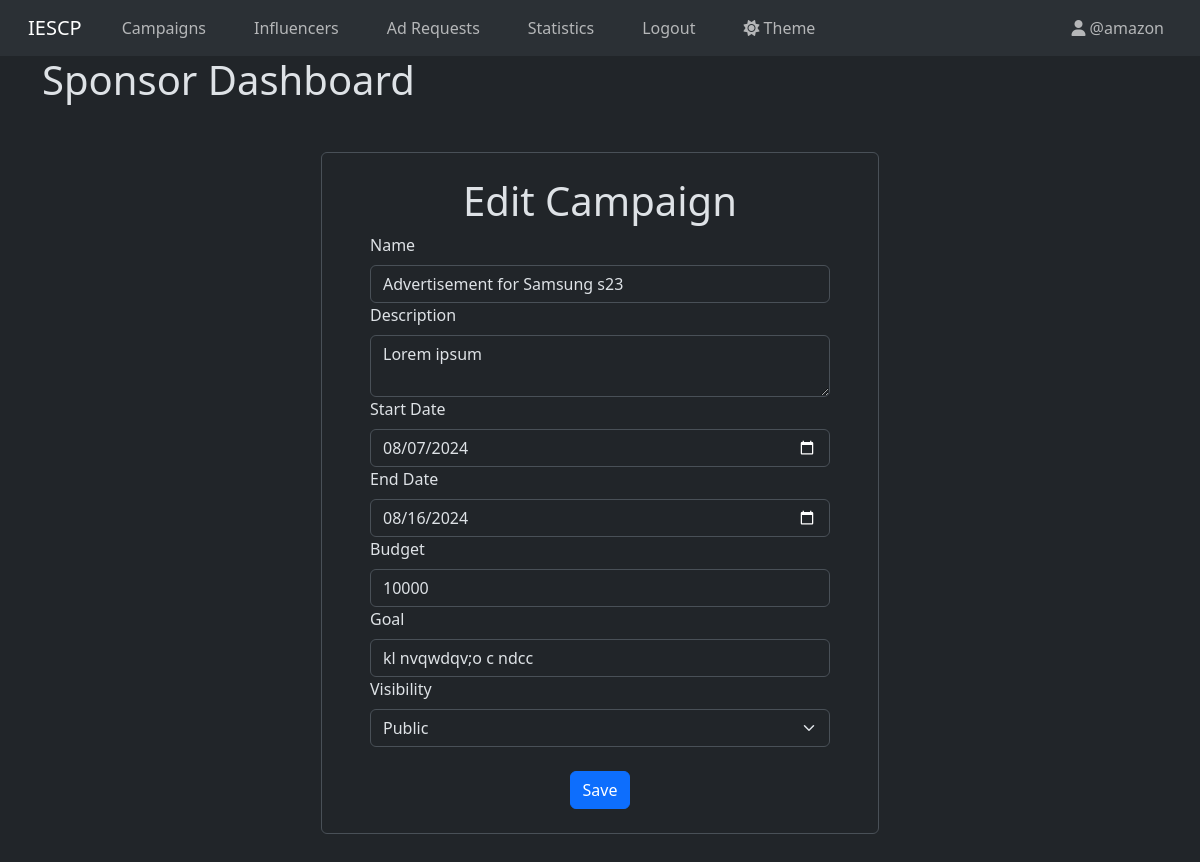
/sponsor/dashboard/edit/campaign/1 (signed in), run on the app's committed database.
### models.py (models this page shows)
class User(db.Model, UserMixin):
  __tablename__ = "user"
  id = db.Column(db.Integer, primary_key=True)
  name = db.Column(db.String(50), nullable=False)
  username = db.Column(db.String(50), nullable=False, unique=True)
  password_hash = db.Column(db.String(256), nullable=False)
  user_type = db.Column(db.Enum('influencer', 'sponsor', 'admin'), nullable=False)
  flagged = db.Column(db.Boolean, nullable=False, default=False)
  theme = db.Column(db.Enum('light', 'dark'), nullable=False, default='light')
  category = db.Column(db.String(50), nullable=True)
  niche = db.Column(db.String(50), nullable=True)
  follower_count = db.Column(db.Integer, nullable=True)
  platforms = db.Column(db.String(150), nullable=True)
  industry = db.Column(db.String(50), nullable=True)
  budget = db.Column(db.Integer, nullable=True)

class Campaign(db.Model):
  __tablename__ = "campaign"
  id = db.Column(db.Integer, primary_key=True)
  sponsor_id = db.Column(db.Integer, db.ForeignKey('user.id'), nullable=False)
  name = db.Column(db.String(50), nullable=False)
  description = db.Column(db.String(256), nullable=False)
  start_date = db.Column(db.DateTime, nullable=False)
  end_date = db.Column(db.DateTime, nullable=False)
  progress = db.Column(db.Integer, nullable=False, default=0)
  budget = db.Column(db.Integer, nullable=False)
  visibility = db.Column(db.Enum('public', 'private'), nullable=False)
  goals = db.Column(db.String(256), nullable=False)
  flagged = db.Column(db.Boolean, nullable=False, default=False)
  sponsor = db.relationship('User', backref=db.backref('campaigns', lazy=True))
  ad_requests = db.relationship('Ad_Request', backref='campaign', cascade='all, delete-orphan')

### controllers.py (the view, shortened to what this page needs)
@app.route("/sponsor/dashboard/edit/campaign/<int:campaign_id>", methods=["GET", "POST"])
@login_required
@sponsor_required
def sponsor_edit_campaign(campaign_id):
    campaign = Campaign.query.get(campaign_id)
    if campaign.flagged:
        flash("You can't edit flagged campaign.", category="danger")
        return render_template("sponsor/view_campaign.html", user=current_user, campaign=campaign)
    return render_template("sponsor/edit_campaign.html", user=current_user, campaign=campaign)

### controllers.py (called while the page is built)
def sponsor_required(func):
    @wraps(func)
    def wrapper(*args, **kwargs):
        if current_user.user_type != "sponsor":
            flash("You do not have permission to access this page.", category="danger")
            if current_user.user_type == "admin":
                return redirect(url_for("admin_dashboard"))
            elif current_user.user_type == "influencer":
                return redirect(url_for("influencer_dashboard"))
        return func(*args, **kwargs)
    return wrapper

@login_manager.user_loader
def load_user(user_id):
    return User.query.get(int(user_id))

### templates/sponsor/edit_campaign.html (shortened to what this page needs)
{% extends "base.html" %}
{% block content %}
  <h1>Sponsor Dashboard</h1>
  <div class="login-form text-center mt-5 mb-5 p-5 pt-4 pb-4 w-50 m-auto border rounded">
    <h1>Edit Campaign</h1>
    <form action="" method="post" class="form">
      <div class="form-group text-start">
        <label for="name" class="form-label required">Name</label>
        <input type="text" name="name" id="name" class="form-control" value="{{ campaign.name }}" placeholder="Enter campaign name" required>
      </div>
      <div class="form-group text-start">
        <label for="description" class="form-label required">Description</label>
        <textarea name="description" id="description" class="form-control" placeholder="Enter campaign description" required>{{ campaign.description }}</textarea>
      </div>
      <div class="form-group text-start">
        <label for="start_date" class="form-label required">Start Date</label>
        <input type="date" name="start_date" id="start_date" class="form-control" value="{{ campaign.start_date.date() }}" required>
      </div>
      <div class="form-group text-start">
        <label for="end_date" class="form-label required">End Date</label>
        <input type="date" name="end_date" id="end_date" class="form-control" value="{{ campaign.end_date.date() }}" required>
      </div>
      <div class="form-group text-start">
        <label for="budget" class="form-label required">Budget</label>
        <input type="number" name="budget" id="budget" class="form-control" value="{{ campaign.budget }}" placeholder="Enter campaign budget" required>
      </div>
      <div class="form-group text-start">
        <label for="goals" class="form-label required">Goal</label>
        <input type="text" name="goals" id="goals" class="form-control" value="{{ campaign.goals }}" placeholder="Enter campaign goal" required>
      </div>
      <div class="form-group text-start">
        <label for="visibility" class="form-label required">Visibility</label>
        <select name="visibility" id="visibility" class="form-select" required>
          <option value="public" {% if campaign.visibility == 'public' %}selected{% endif %}>Public</option>
        </select>
      </div>
      <button type="submit" class="btn btn-primary mt-4">Save</button>
    </form>
  </div>
{% endblock %}

### templates/navbar.html (shortened to what this page needs)
<nav class="navbar navbar-expand-lg bg-body-tertiary">
  <div class="container-fluid">
    {% if user and user.user_type == "admin" %}
      <a class="navbar-brand mx-3" href="{{url_for('admin_dashboard')}}">IESCP</a>
    {% elif user and user.user_type == "influencer" %}
      <a class="navbar-brand mx-3" href="{{url_for('influencer_dashboard')}}">IESCP</a>
    {% elif user and user.user_type == "sponsor" %}
      <a class="navbar-brand mx-3" href="{{url_for('sponsor_dashboard')}}">IESCP</a>
    {% else %}
      <a class="navbar-brand mx-3" href="{{url_for('user_login')}}">IESCP</a>
    {% endif %}
    <div class="collapse navbar-collapse" id="navbarNav">
      {% if user %}
        {% if user.user_type == "sponsor" %}
          <ul class="navbar-nav me-auto">
            <li class="nav-item mx-3">
              <a class="{{ 'nav-link active' if request.path == url_for('sponsor_dashboard') else 'nav-link' }}" href="{{url_for('sponsor_dashboard')}}">Campaigns</a>
            </li>
            <li class="nav-item mx-3">
              <a class="{{ 'nav-link active' if request.path == url_for('sponsor_dashboard_influencers') else 'nav-link' }}" href="{{url_for('sponsor_dashboard_influencers')}}">Influencers</a>
            </li>
            <li class="nav-item mx-3">
              <a class="{{ 'nav-link active' if request.path == url_for('sponsor_dashboard_adrequests') else 'nav-link' }}" href="{{url_for('sponsor_dashboard_adrequests')}}">Ad Requests</a>
            </li>
            <li class="nav-item mx-3">
              <a class="{{ 'nav-link active' if request.path == url_for('sponsor_statistics') else 'nav-link' }}" href="{{url_for('sponsor_statistics')}}">Statistics</a>
            </li>
            <li class="nav-item mx-3">
              <a class="nav-link btn btn-outline-danger" href="{{url_for('logout')}}">Logout</a>
            </li>
            <li class="nav-item mx-3">
              <a class="nav-link" href="{{url_for('change_theme')}}">
                {% if user.theme == 'light' %}
                  <i class="fa-solid fa-moon"></i>
                {% else %}
                  <i class="fa-solid fa-sun"></i>
                {% endif %}
                Theme
              </a>
            </li>
          </ul>
          <ul class="navbar-nav">
            <li class="nav-item">
              <a class="nav-link mx-3" href="{{url_for('sponsor_profile')}}"><i class="fa-solid fa-user"></i> @{{user.username}}</a>
            </li>
          </ul>
        {% endif %}
      {% endif %}
    </div>
  </div>
</nav>

### data on the page
User: username "amazon"
Campaign: name "Advertisement for Samsung s23", description "Lorem ipsum", start_date "08/07/2024", end_date "08/16/2024", budget "10000", goals "kl nvqwdqv;o c ndcc", visibility "Public"
